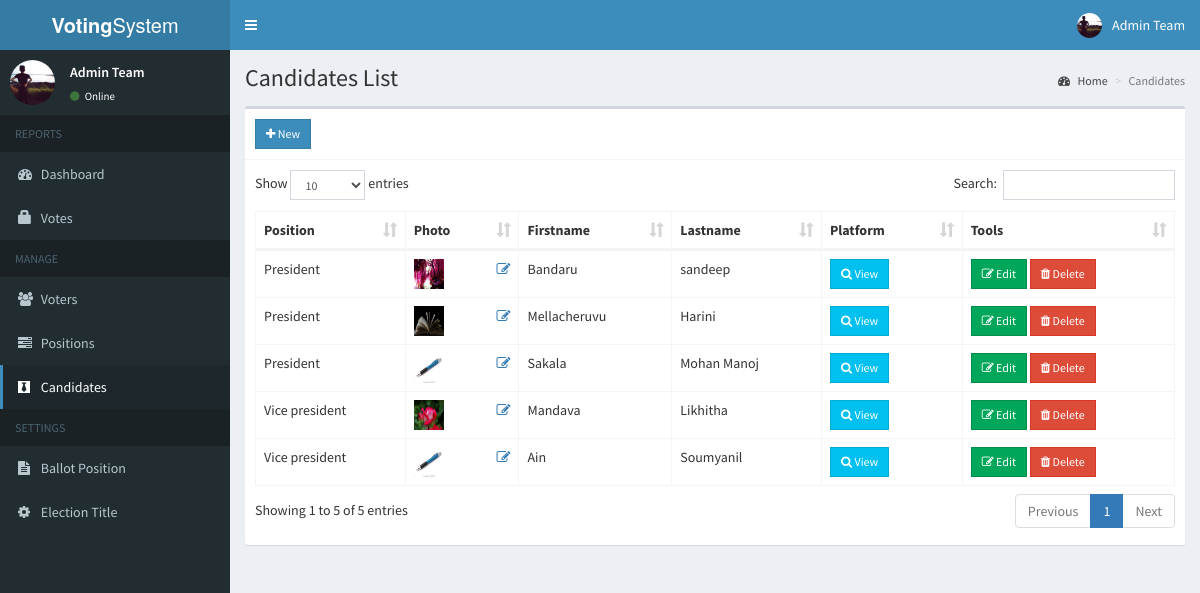
/sample/admin/candidates.php (signed in), run on the app's committed database.
### tables this page shows
CREATE TABLE `candidates` (
  `id` int(11) NOT NULL,
  `position_id` int(11) NOT NULL,
  `firstname` varchar(30) NOT NULL,
  `lastname` varchar(30) NOT NULL,
  `photo` varchar(150) NOT NULL,
  `platform` text NOT NULL
);

CREATE TABLE `positions` (
  `id` int(11) NOT NULL,
  `description` varchar(50) NOT NULL,
  `max_vote` int(11) NOT NULL,
  `priority` int(11) NOT NULL
);

### sample/admin/includes/session.php (called while the page is built, shortened)
<?php
	include 'includes/conn.php';
	$sql = "SELECT * FROM admin WHERE id = '".$_SESSION['admin']."'";
	$query = $conn->query($sql);
	$user = $query->fetch_assoc();
?>

### sample/admin/candidates.php (the view, shortened to what this page needs)
<?php include 'includes/session.php'; ?>
<?php include 'includes/header.php'; ?>
<body class="hold-transition skin-blue sidebar-mini">
<div class="wrapper">
  <?php include 'includes/navbar.php'; ?>
  <?php include 'includes/menubar.php'; ?>
  <div class="content-wrapper">
    <section class="content-header">
      <h1>
        Candidates List
      </h1>
      <ol class="breadcrumb">
        <li><a href="#"><i class="fa fa-dashboard"></i> Home</a></li>
        <li class="active">Candidates</li>
      </ol>
    </section>
    <section class="content">
      <div class="row">
        <div class="col-xs-12">
          <div class="box">
            <div class="box-header with-border">
              <a href="#addnew" data-toggle="modal" class="btn btn-primary btn-sm btn-flat"><i class="fa fa-plus"></i> New</a>
            </div>
            <div class="box-body">
              <table id="example1" class="table table-bordered">
                <thead>
                  <th>Position</th>
                  <th>Photo</th>
                  <th>Firstname</th>
                  <th>Lastname</th>
                  <th>Platform</th>
                  <th>Tools</th>
                </thead>
                <tbody>
                  <?php
                    $sql = "SELECT *, candidates.id AS canid FROM candidates LEFT JOIN positions ON positions.id=candidates.position_id ORDER BY positions.priority ASC";
                    $query = $conn->query($sql);
                    while($row = $query->fetch_assoc()){
                      $image = (!empty($row['photo'])) ? '../images/'.$row['photo'] : '../images/profile.jpg';
                      echo "
                        <tr>
                          <td class='hidden'></td>
                          <td>".$row['description']."</td>
                          <td>
                            <img src='".$image."' width='30px' height='30px'>
                            <a href='#edit_photo' data-toggle='modal' class='pull-right photo' data-id='".$row['canid']."'><span class='fa fa-edit'></span></a>
                          </td>
                          <td>".$row['firstname']."</td>
                          <td>".$row['lastname']."</td>
                          <td><a href='#platform' data-toggle='modal' class='btn btn-info btn-sm btn-flat platform' data-id='".$row['canid']."'><i class='fa fa-search'></i> View</a></td>
                          <td>
                            <button class='btn btn-success btn-sm edit btn-flat' data-id='".$row['canid']."'><i class='fa fa-edit'></i> Edit</button>
                            <button class='btn btn-danger btn-sm delete btn-flat' data-id='".$row['canid']."'><i class='fa fa-trash'></i> Delete</button>
                          </td>
                        </tr>
                      ";
                    }
                  ?>
                </tbody>
              </table>
            </div>
          </div>
        </div>
      </div>
    </section>
  </div>
</div>
</body>
</html>

### sample/admin/includes/navbar.php (shortened to what this page needs)
<header class="main-header">
  <a href="#" class="logo">
    <span class="logo-lg"><b>Voting</b>System</span>
  </a>
  <nav class="navbar navbar-static-top">
    <a href="#" class="sidebar-toggle" data-toggle="push-menu" role="button">
    </a>
    <div class="navbar-custom-menu">
      <ul class="nav navbar-nav">
        <li class="dropdown user user-menu">
          <a href="#" class="dropdown-toggle" data-toggle="dropdown">
            <img src="<?php echo (!empty($user['photo'])) ? '../images/'.$user['photo'] : '../images/profile.jpg'; ?>" class="user-image" alt="User Image">
            <span class="hidden-xs"><?php echo $user['firstname'].' '.$user['lastname']; ?></span>
          </a>
        </li>
      </ul>
    </div>
  </nav>
</header>

### sample/admin/includes/menubar.php (shortened to what this page needs)
<aside class="main-sidebar">
  <section class="sidebar">
    <div class="user-panel">
      <div class="pull-left image">
        <img src="<?php echo (!empty($user['photo'])) ? '../images/'.$user['photo'] : '../images/profile.jpg'; ?>" class="img-circle" alt="User Image">
      </div>
      <div class="pull-left info">
        <p><?php echo $user['firstname'].' '.$user['lastname']; ?></p>
        <a><i class="fa fa-circle text-success"></i> Online</a>
      </div>
    </div>
    <ul class="sidebar-menu" data-widget="tree">
      <li class="header">REPORTS</li>
      <li class=""><a href="home.php"><i class="fa fa-dashboard"></i> <span>Dashboard</span></a></li>
      <li class=""><a href="votes.php"><span class="glyphicon glyphicon-lock"></span> <span>Votes</span></a></li>
      <li class="header">MANAGE</li>
      <li class=""><a href="voters.php"><i class="fa fa-users"></i> <span>Voters</span></a></li>
      <li class=""><a href="positions.php"><i class="fa fa-tasks"></i> <span>Positions</span></a></li>
      <li class=""><a href="candidates.php"><i class="fa fa-black-tie"></i> <span>Candidates</span></a></li>
      <li class="header">SETTINGS</li>
      <li class=""><a href="ballot.php"><i class="fa fa-file-text"></i> <span>Ballot Position</span></a></li>
      <li class=""><a href="#config" data-toggle="modal"><i class="fa fa-cog"></i> <span>Election Title</span></a></li>
    </ul>
  </section>
</aside>

### data on the page
candidates: position.description "President", photo (picture), firstname "Bandaru", lastname "sandeep"
candidates: position.description "President", photo (picture), firstname "Mellacheruvu", lastname "Harini"
candidates: position.description "President", photo (picture), firstname "Sakala", lastname "Mohan Manoj"
candidates: position.description "Vice president", photo (picture), firstname "Mandava", lastname "Likhitha"
candidates: position.description "Vice president", photo (picture), firstname "Ain", lastname "Soumyanil"

### other printed values
$user['firstname'] "Admin"
$user['lastname'] "Team"
